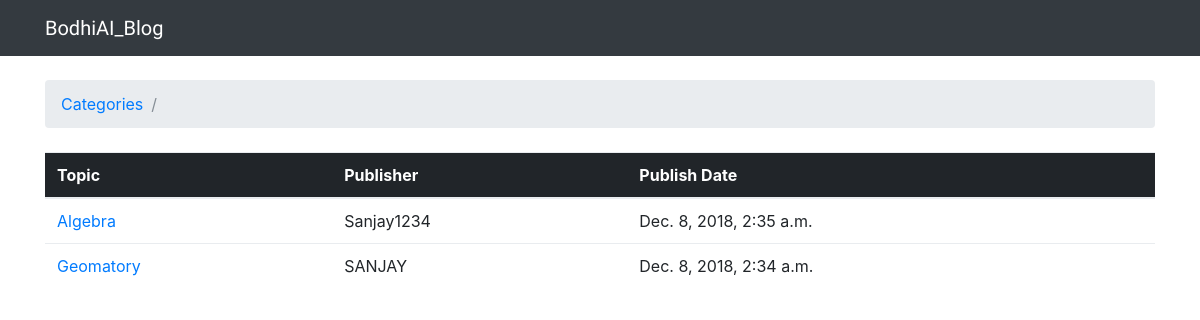
The page /categories/3/ on the database its author committed.
### BodhiAI_Blog_App/models.py (models this page shows, shortened)
class Topic(models.Model):
    subject = models.CharField(max_length=255)
    last_updated = models.DateTimeField(auto_now_add=True)
    category = models.ForeignKey(Category,on_delete=models.CASCADE, related_name='topics')
    Publisher = models.ForeignKey(User,on_delete=models.CASCADE,related_name='topics')

### BodhiAI_Blog_App/views.py (the view)
# urls.py: url(r'^categories/(?P<pk>\d+)/$', views.category_topics, name='category_topics'),
def category_topics(request, pk):
    category = get_object_or_404(Category, pk=pk)
    topics = category.topics.order_by('-last_updated')
    return render(request, 'topics.html', {'category': category, 'topics': topics})

### templates/topics.html (shortened to what this page needs)
{% extends 'base.html' %}
{% block breadcrumb %}
  <li class="breadcrumb-item"><a href="{% url 'home' %}">Categories</a></li>
  <li class="breadcrumb-item active">{{ categoy.name }}</li>
{% endblock %}
{% block content %}
  <table class="table">
    <thead class="thead-inverse">
      <tr>
        <th>Topic</th>
        <th>Publisher</th>
        <th>Publish Date</th>
      </tr>
    </thead>
    <tbody>
      {% for topic in topics %}
        <tr>
          <td><a href="{% url 'topic_posts' category.pk topic.pk %}">{{ topic.subject }}</a></td>
          <td>{{ topic.Publisher.username }}</td>
          <td>{{ topic.last_updated }}</td>
        </tr>
      {% endfor %}
    </tbody>
  </table>
{% endblock %}

### rows shown on the page
Topic: subject "Algebra", Publisher.username "Sanjay1234", last_updated "Dec. 8, 2018, 2:35 a.m."
Topic: subject "Geomatory", Publisher.username "SANJAY", last_updated "Dec. 8, 2018, 2:34 a.m."
